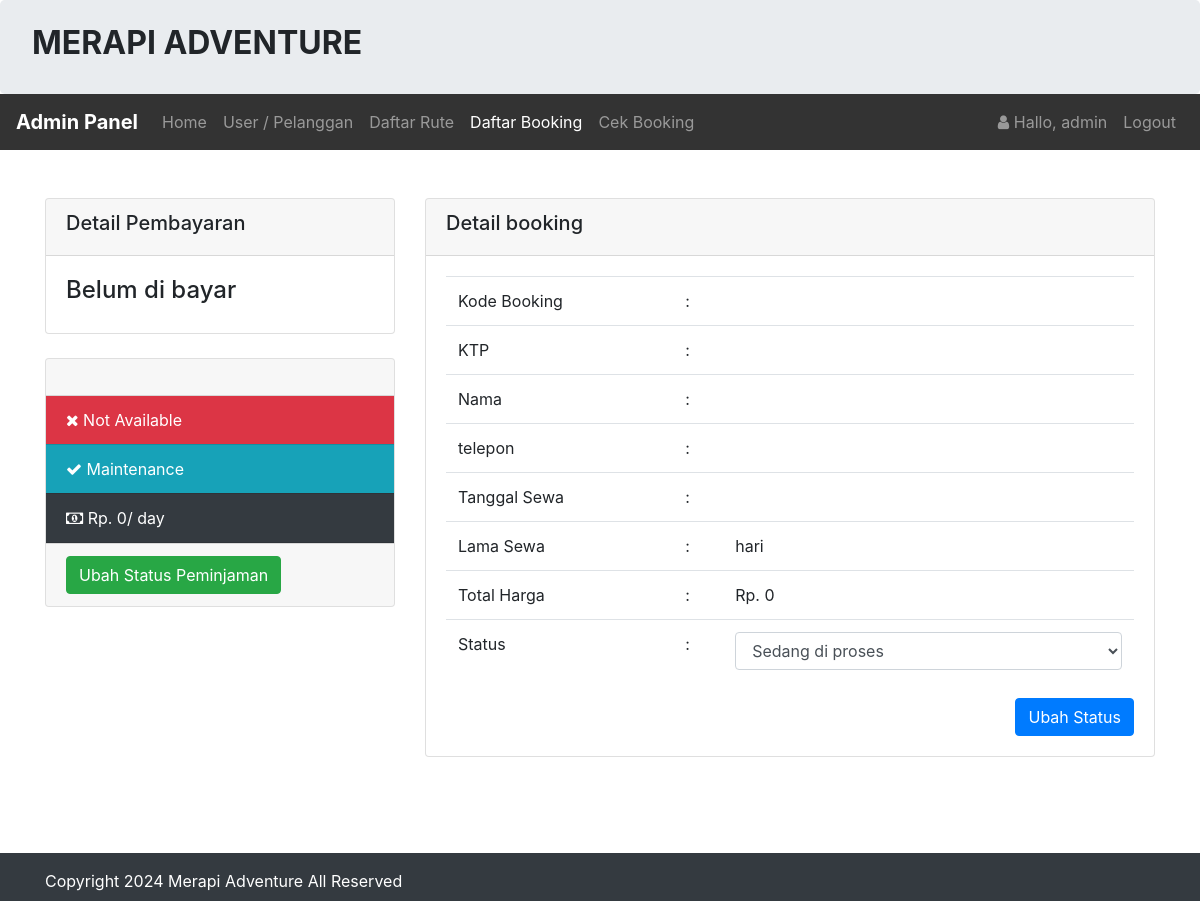
The app's page /admin/booking/bayar.php (signed in), older data.
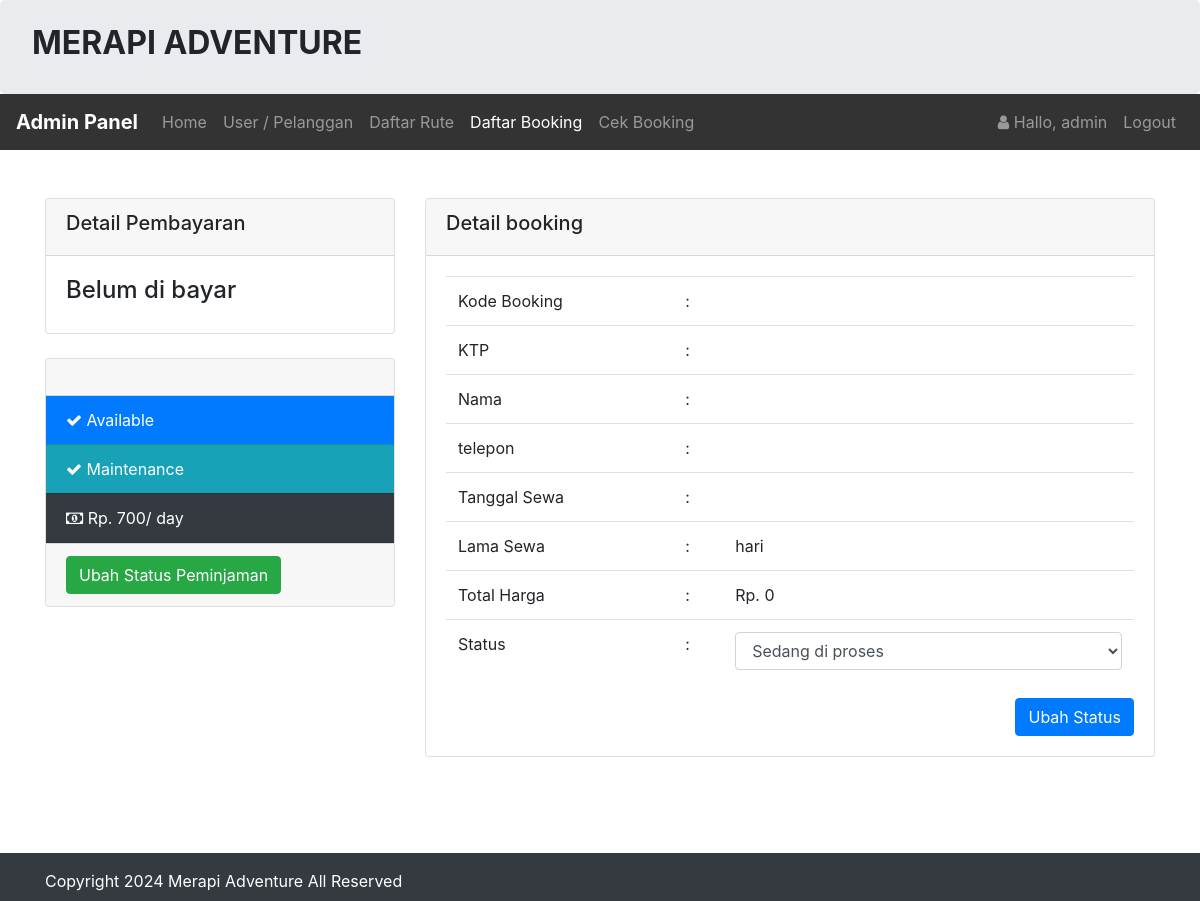
The same page, newer data.
### tables this page shows
CREATE TABLE `rute` (
  `id_rute` int(11) NOT NULL,
  `nama_paket` varchar(255) DEFAULT NULL,
  `harga` varchar(225) NOT NULL,
  `deskripsi` varchar(255) NOT NULL,
  `status` varchar(255) NOT NULL,
  `gambar` text NOT NULL
);

### admin/booking/bayar.php (the view, shortened to what the changed rows need)
<?php
    include '../header.php';
    $kd_booking = $_GET['id'];
    $hasil = $koneksi->query("SELECT * FROM booking WHERE kode_booking = '$kd_booking'")->fetch();
    $id = $hasil['id_rute'];
    $isi = $koneksi->query("SELECT * FROM rute WHERE id_rute = '$id'")->fetch();
?>
<br>
<br>
<div class="container">
<div class="row">
    <div class="col-sm-4">
        <br/>
        <div class="card">
            <ul class="list-group list-group-flush">
                <?php if($isi['status'] == 'Tersedia'){?>
                    <li class="list-group-item bg-primary text-white">
                        <i class="fa fa-check"></i> Available
                    </li>
                <?php }else{?>
                    <li class="list-group-item bg-danger text-white">
                        <i class="fa fa-close"></i> Not Available
                    </li>
                <?php }?>
                <li class="list-group-item bg-info text-white"><i class="fa fa-check"></i> Maintenance</li>
                <li class="list-group-item bg-dark text-white">
                    <i class="fa fa-money"></i> Rp. <?php echo number_format($isi['harga']);?>/ day
                </li>
            </ul>
        </div>
    </div>
</div>
</div>
<br>
<br>
<br>
<?php include '../footer.php';?>

Row changes from the older to the newer data that the page shows:
added rute: harga "700"
Text that changed along with them:
$isi['harga']: "0" → (not shown)
text no longer shown: "Not Available"
text now shown: "Available"
